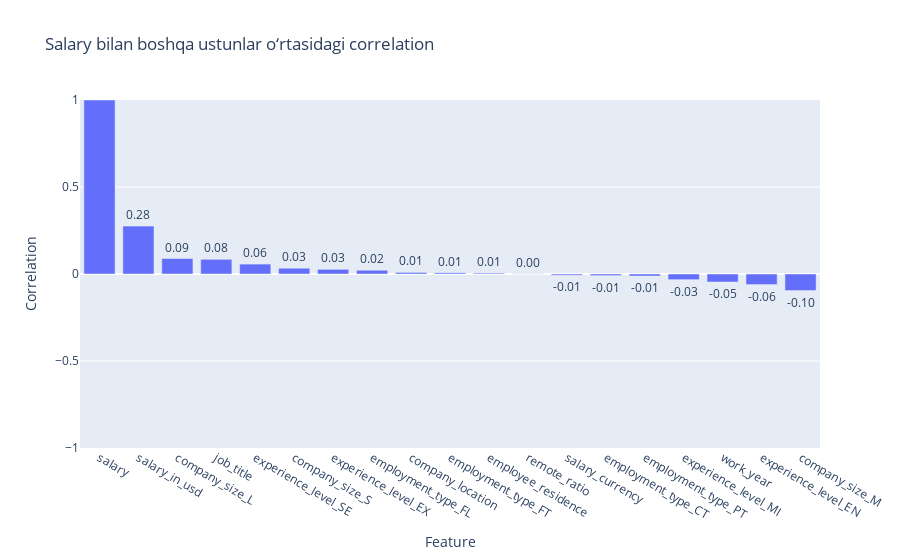

The notebook cell saved with this chart:
### Code cell
import plotly.express as px
import pandas as pd

# Salary bilan correlation hisoblash
corr_matrix = df.corr()

# Salary ustunini olish
salary_corr = corr_matrix[["salary"]].reset_index()
salary_corr.columns = ["Feature", "Correlation"]

# Heatmap yaratish
fig = px.bar(salary_corr.sort_values(by="Correlation", ascending=False),
             x="Feature", y="Correlation",
             title="Salary bilan boshqa ustunlar o‘rtasidagi correlation",
             text="Correlation")

fig.update_traces(texttemplate="%{text:.2f}", textposition="outside")
fig.update_layout(yaxis=dict(range=[-1, 1]))
fig.show()

### Figure 1 — Plotly figure (JSON) as saved in the notebook; plotly's stock layout.template omitted (floating-point values rounded to 4 significant figures)
{"data": [{"hovertemplate": "Feature=%{x}<br>Correlation=%{text}<extra></extra>", "legendgroup": "", "marker": {"color": "#636efa", "pattern": {"shape": ""}}, "name": "", "orientation": "v", "showlegend": false, "text": [1.0, 0.2752, 0.08902, 0.08441, 0.05696, 0.0333, 0.02692, 0.02151, 0.009013, 0.006911, 0.005022, 0.0009374, -0.006869, -0.009179, -0.01173, -0.03253, -0.04612, -0.06082, -0.09547], "textposition": "outside", "texttemplate": "%{text:.2f}", "type": "bar", "x": ["salary", "salary_in_usd", "company_size_L", "job_title", "experience_level_SE", "company_size_S", "experience_level_EX", "employment_type_FL", "company_location", "employment_type_FT", "employee_residence", "remote_ratio", "salary_currency", "employment_type_CT", "employment_type_PT", "experience_level_MI", "work_year", "experience_level_EN", "company_size_M"], "xaxis": "x", "y": [1.0, 0.2752, 0.08902, 0.08441, 0.05696, 0.0333, 0.02692, 0.02151, 0.009013, 0.006911, 0.005022, 0.0009374, -0.006869, -0.009179, -0.01173, -0.03253, -0.04612, -0.06082, -0.09547], "yaxis": "y"}], "layout": {"barmode": "relative", "legend": {"tracegroupgap": 0}, "title": {"text": "Salary bilan boshqa ustunlar o‘rtasidagi correlation"}, "xaxis": {"anchor": "y", "domain": [0, 1], "title": {"text": "Feature"}}, "yaxis": {"anchor": "x", "domain": [0, 1], "range": [-1, 1], "title": {"text": "Correlation"}}}}
